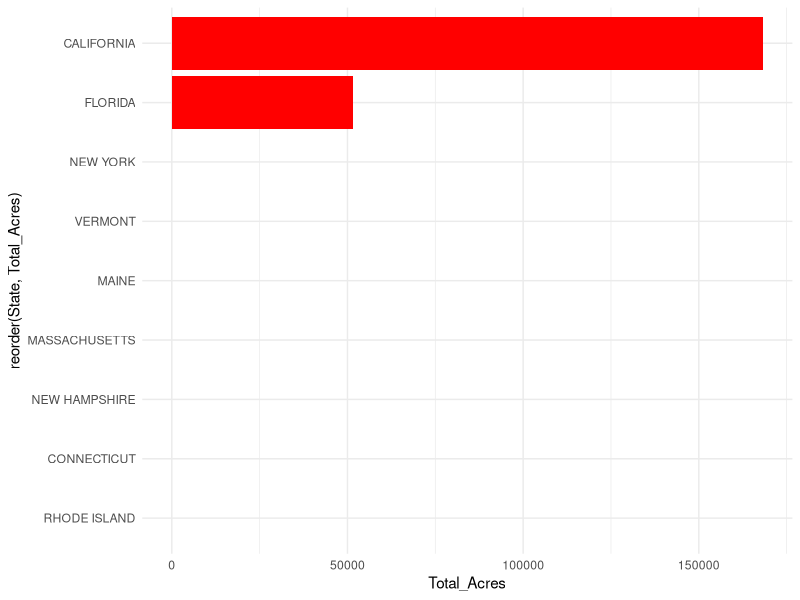
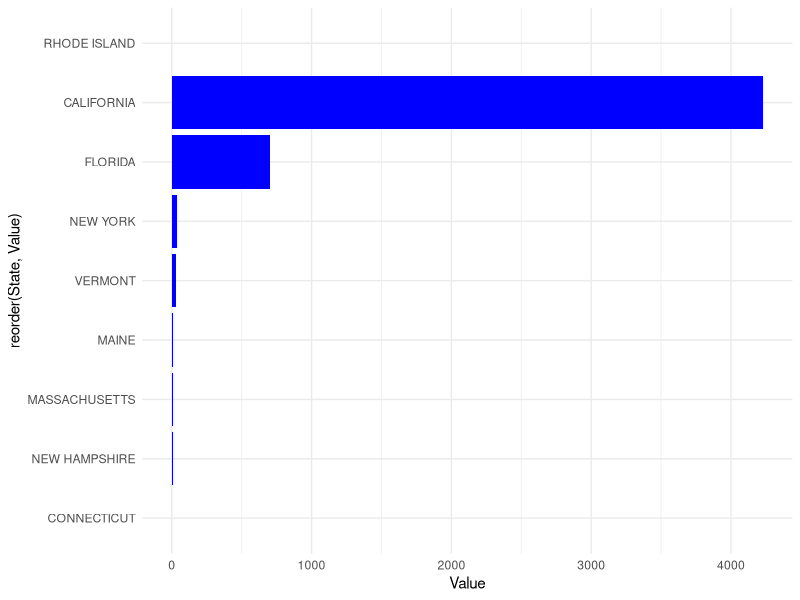
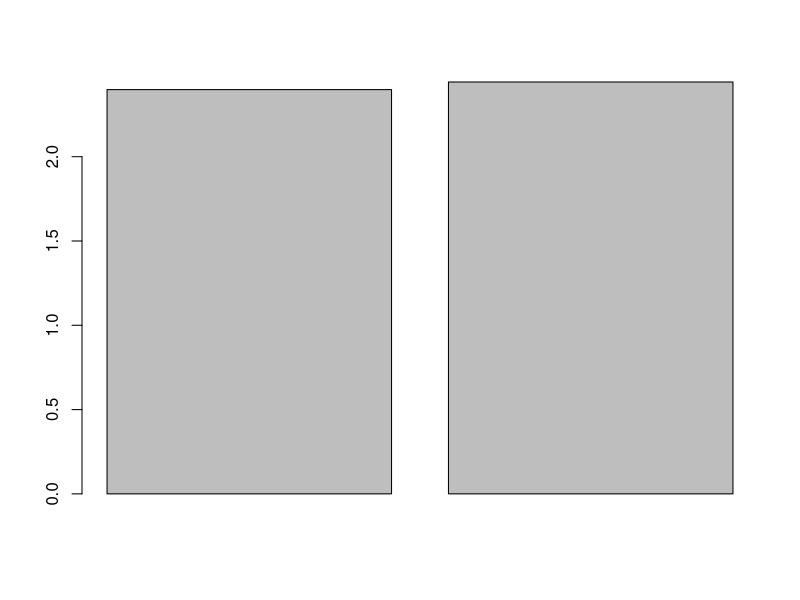
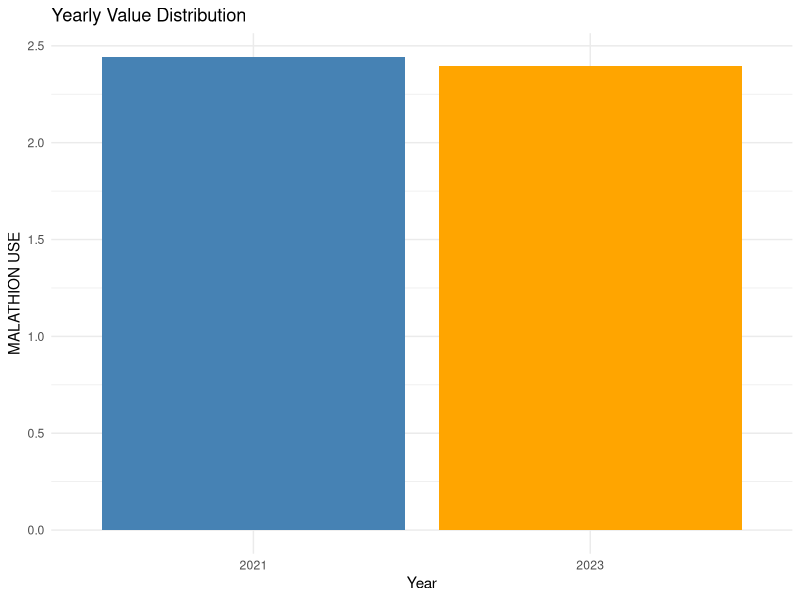
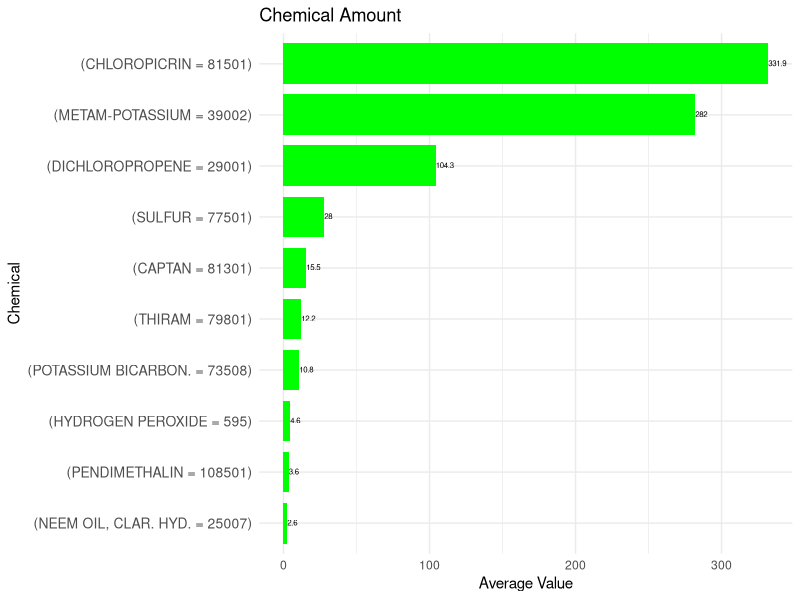
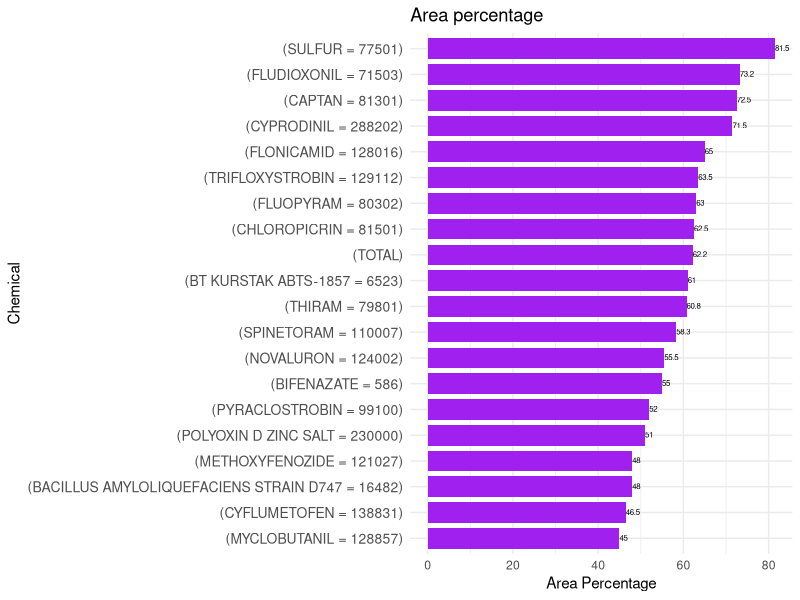
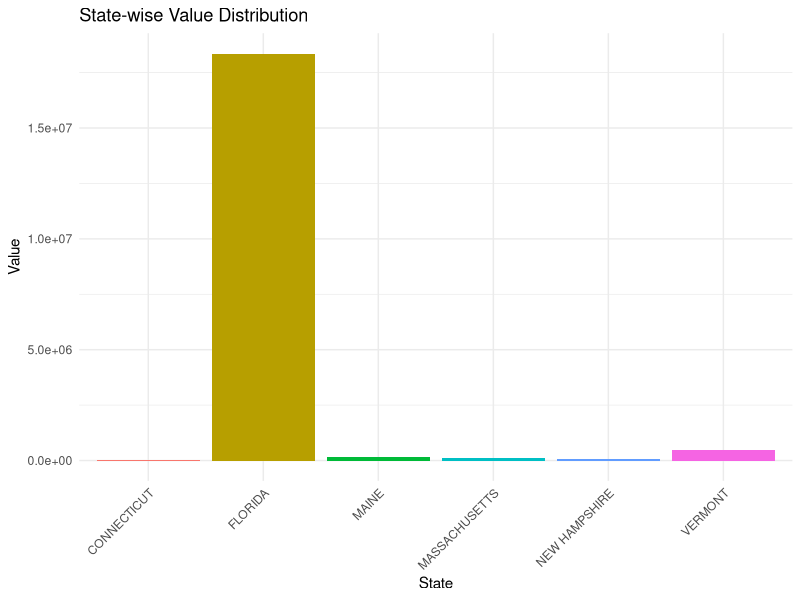

Here is the R script that generated these plots, in order:
## ---- chunk 1
#| label: load libraries
#| warning: false
#| message: false

library(knitr)  
library(kableExtra)
library(tidyverse)
library(stringr)
## ---- chunk 2
#| label: read data - glimpse 

data <- read_csv("strawb_mar6.csv", col_names = TRUE)

glimpse(data)
## ---- chunk 3

##transfer to numerical

data <- data %>%
  mutate(
    Value = as.numeric(
      str_replace_all(
        str_replace_all(Value, ",", ""),
        "^(\\(D\\)|\\(NA\\)|\\(Z\\))$", NA_character_
      )
    ),
    `CV (%)` = as.numeric(
      str_replace_all(
        str_replace_all(`CV (%)`, ",", ""),
        "^(\\(D\\)|\\(NA\\)|\\(Z\\))$", NA_character_
      )
    )
  )

summary(data)


## ---- chunk 4
# eliminate single value column
drop_one_col <- function(data) {
  judge_c <- sapply(data, function(col) {
    if (is.list(col)) col <- unlist(col)
    length(unique(col)) == 1
  })
  return(data[, !judge_c, drop = FALSE])
}


data <- drop_one_col(data)

#delete empty col
data <- data[, !apply(is.na(data), 2, all)]


## ---- chunk 5

#seperate

data <- data |>
  separate_wider_delim(  cols = `Data Item`,
                         delim = " - ",
                         names = c("Fruit",
                                 "Category"),
                         too_many = "error",
                         too_few = "align_start"
                       )

data <- data |>
  separate_wider_delim(  cols = Fruit,
                         delim = ", ",
                         names = c("Fruit",
                                 "ORGANIC",
                                 "Organic detail"),
                         
                         too_many = "error",
                         too_few = "align_start"
                       )

data$Commodity <- NULL



data <- data |>
  separate_wider_delim(  cols = `Domain Category`,
                         delim = ": ",
                         names = c("Chemical",
                                 "Amount"),
                         
                         too_many = "error",
                         too_few = "align_start"
                       )

data$Domain <- NULL
## ---- chunk 6

# filter by chemical

chemical_data <- data |>
  filter(str_detect(Chemical, "^CHEMICAL"))

chemical_data <- chemical_data |>
  separate_wider_delim(  cols = Chemical,
                         delim = ", ",
                         names = c("null",
                                 "Chemical_Genre"),
                         
                         too_many = "error",
                         too_few = "align_start"
                       )

chemical_data <- chemical_data |> drop_one_col()

## ---- chunk 7

#filter by organic

fruit_data <- data |>
  filter(Fruit == "STRAWBERRIES")

## ---- chunk 8
#fine the area data from fruit_data
library(ggplot2)
fruit_data$Category
acre <- fruit_data %>%
  filter(Category == "ACRES HARVESTED")

acre$Organic <- ifelse(is.na(acre$ORGANIC),"Conventional","ORGANIC")

#NA for converntional 
state_summary <- acre %>%
  group_by(State) %>%
  summarise(Total_Acres = sum(Value, na.rm = TRUE)) %>%
  arrange(desc(Total_Acres))

print(state_summary)
kable(state_summary, caption = "State-wise Total Acres Summary")%>%
  kable_styling(font_size = 14, bootstrap_options = c("striped", "hover", "condensed", "responsive"))
acre$Organic <- ifelse(acre$ORGANIC == "ORGANIC",1,0)

# visualize of total area of planting starberry
ggplot(state_summary, aes(x = reorder(State, Total_Acres), y = Total_Acres)) +
  geom_col(fill = "red") +
  coord_flip() +
  theme_minimal()

organic_summary <- acre %>%
  group_by(Organic) %>%
  summarise(Total_Acres = sum(Value, na.rm = TRUE)) %>%
  arrange(desc(Total_Acres))
print(organic_summary)

# visualize of organic labeled area
acre_organic <- acre |>
  filter(ORGANIC=="ORGANIC")

ggplot(acre_organic, aes(x = reorder(State, Value), y = Value)) +
    geom_col(fill = "blue") +
  coord_flip() +
  theme_minimal()
## ---- chunk 9

fruit_data$ORGANIC
organic_data <- filter(fruit_data,ORGANIC=="ORGANIC")

## ---- chunk 10

#matching the toxic list
list <- "CAPTAFOL|DIAZINON|MALATHION|Dibromoethane|Glyphosate|DDT"

row_indices <- which(grepl(list, chemical_data$Amount, ignore.case = TRUE))

matches <- chemical_data[row_indices, ]

matches$OriginalRow <- row_indices


match_clean<-na.omit(matches)
match_clean<-match_clean %>%
  filter(Category=="APPLICATIONS, MEASURED IN LB / ACRE / YEAR, AVG")

head(match_clean)


library(ggplot2)

barplot(match_clean$Value)

yearly_summary <- match_clean %>%
  group_by(Year) %>%
  summarise(Total_Value = Value)


ggplot(yearly_summary, aes(x = factor(Year), y = Total_Value, fill = factor(Year))) +
  geom_bar(stat = "identity") +
  labs(title = "Yearly Value Distribution", x = "Year", y = "MALATHION USE") +
  theme_minimal() +
  scale_fill_manual(values = c("2021" = "steelblue", "2023" = "orange")) +
  theme(legend.position = "none")  

## ---- chunk 11
#find the most amount of chemical 

chemical_data2 <- chemical_data |>
  filter(Category == "APPLICATIONS, MEASURED IN LB / ACRE / YEAR, AVG")

result <- chemical_data2 %>%
  group_by(Amount) %>%
  summarise(AvgValue = mean(Value, na.rm = TRUE))
print(result)

result_no_zero <- result %>%
  filter(AvgValue != 0)|>
  arrange(desc(AvgValue))
head(result_no_zero)
#top 10
result_clean<-head(result_no_zero,10)

kable(result_clean)%>%
  kable_styling(font_size = 14, bootstrap_options = c("striped", "hover", "condensed", "responsive"))

ggplot(result_clean, aes(x=reorder(Amount,AvgValue), y=AvgValue))+
  geom_bar(stat = "identity", fill = "green", width = 0.8)+
  theme_minimal()+
  labs(title="Chemical Amount",
       x="Chemical",
       y="Average Value")+
  theme(axis.text.y = element_text(size = 10))+
  geom_text(aes(label = round(AvgValue, 1)),
            angle = 0, hjust = 0, vjust = 0.4, size = 2)+
  coord_flip()


  
## ---- chunk 12
chemical_data3 <- chemical_data |>
  filter(Category == "TREATED, MEASURED IN PCT OF AREA BEARING, AVG")

result2 <- chemical_data3 |>
  group_by(Amount) |>
  summarise(AvgValue = mean(Value, na.rm = TRUE))
print(result2)

result_no_zero2 <- result2 %>%
  filter(AvgValue != 0)|>
  arrange(desc(AvgValue))

result_clean2<-head(result_no_zero2,20)


ggplot(result_clean2, aes(x=reorder(Amount,AvgValue), y=AvgValue))+
  geom_bar(stat = "identity", fill = "purple", width = 0.8)+
  theme_minimal()+
  labs(title="Area percentage",
       x="Chemical",
       y="Area Percentage")+
  theme(axis.text.y = element_text(size = 10))+
  geom_text(aes(label = round(AvgValue, 1)),
            angle = 0, hjust = 0, vjust = 0.4, size = 2)+
  coord_flip()
## ---- chunk 13
#organic sales in fresh market
organic_freshmarket <- organic_data |> 
  filter(`Organic detail`== "FRESH MARKET", Category == "SALES, MEASURED IN $") |>
  drop_one_col()
head(organic_freshmarket)

data2<- organic_freshmarket %>%
  filter(!is.na(Value)) %>%
  select(1:3)

#barplot 
ggplot(data2, aes(x = State, y = Value, fill = State)) +
  geom_bar(stat = "identity", show.legend = FALSE) +
  labs(title = "State-wise Value Distribution", x = "State", y = "Value") +
  theme_minimal() +
  theme(axis.text.x = element_text(angle = 45, hjust = 1)) 

kable(data2, caption = "State-wise Value Table", align = "c") %>%
  kable_styling(
    font_size = 14, 
    bootstrap_options = c("striped", "hover", "condensed", "responsive"), 
    full_width = FALSE
  ) %>%
  column_spec(1, bold = TRUE) 
